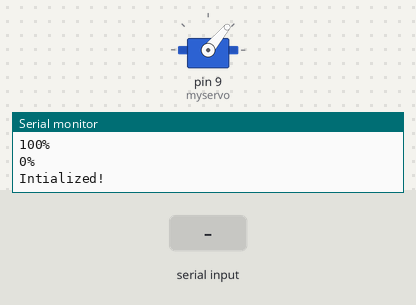
Bench run of a sketch on a simulated Arduino Uno, built with avr-gcc and run on an emulated ATmega328P. On the bench: servo, the last lines printed to the serial monitor. The test bench sets the inputs (shaded band).

Above: at 4.2 s.
4.3 s: "90,45\n" received over Serial
At 7.1 s:
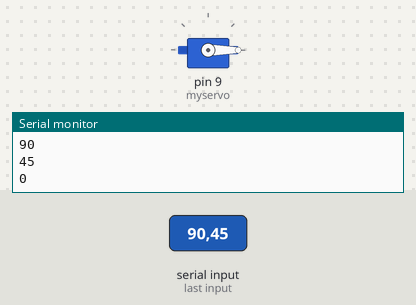
7.3 s: "30,150\n" received over Serial
At 8.9 s:
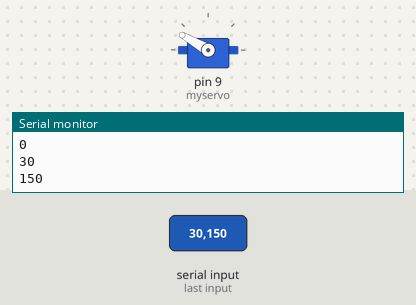
10.3 s: "90\n" received over Serial
At 10.8 s:
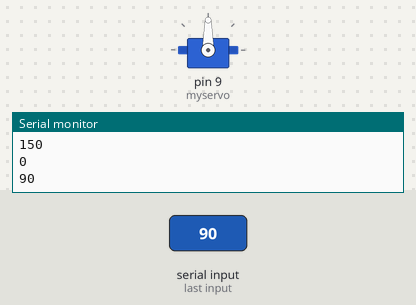
13.3 s: "200\n" received over Serial
At 14.3 s:
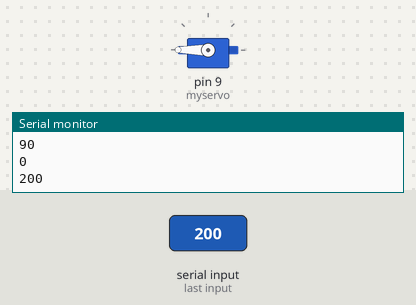
Timing chart, 0 to 16.5 s (numbered marks = the images above; inputs shaded):
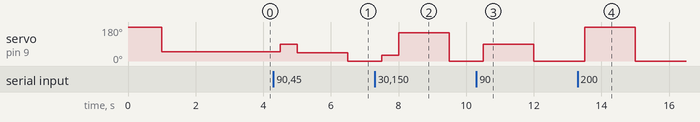

Measured:
- after the input at 4.3 s, servo on pin 9 (myservo): 50° → 90° after 0.20 s, → 45° 0.50 s later, → 0° 1.5 s later
- after the input at 7.3 s, servo on pin 9 (myservo): 0° → 30° after 0.20 s, → 150° 0.50 s later, → 0° 1.5 s later
- after the input at 10.3 s, servo on pin 9 (myservo): 0° → 90° after 0.20 s, → 0° 1.5 s later
- after the input at 13.3 s, servo on pin 9 (myservo): 0° → 180° after 0.20 s, → 0° 1.5 s later

The sketch:

thruster.ino
```cpp
#include <Servo.h>

Servo myservo;  // create servo object to control a servo

int potpin = 0;  // analog pin used to connect the potentiometer
int val=0;    // variable to read the value from the analog pin

void setup() {
Serial.begin(9600);
 myservo.attach(9);  // attaches the servo on pin 9 to the servo object

Serial.println("100%");
myservo.write(180);
delay(1000);
Serial.println("0%");
myservo.write(50);
delay(1000);
Serial.println("Intialized!");

delay(1000);

}

void loop() {
   delay(500);
   if(Serial.available())
   {
  val=Serial.parseInt();
  myservo.write(val);                  // sets the servo position according to the scaled value
                             // waits for the servo to get there
Serial.println(val);
   }

}
```
